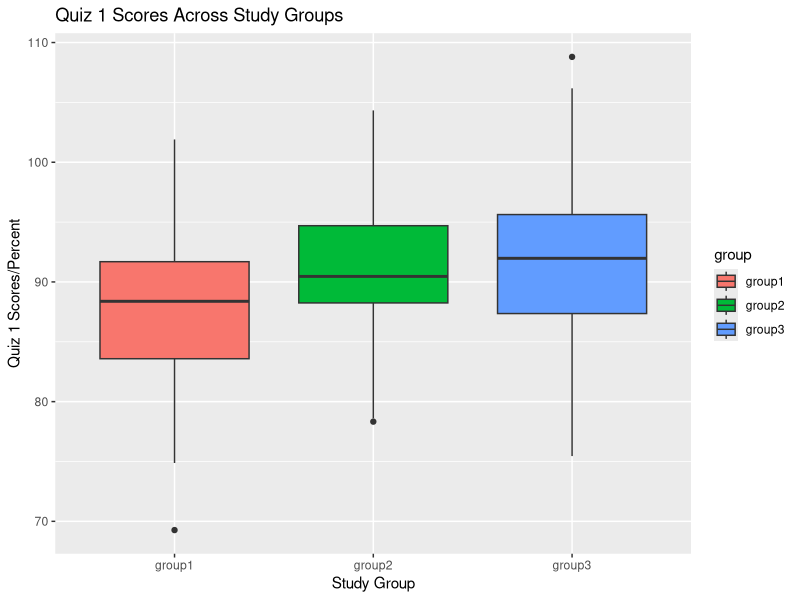
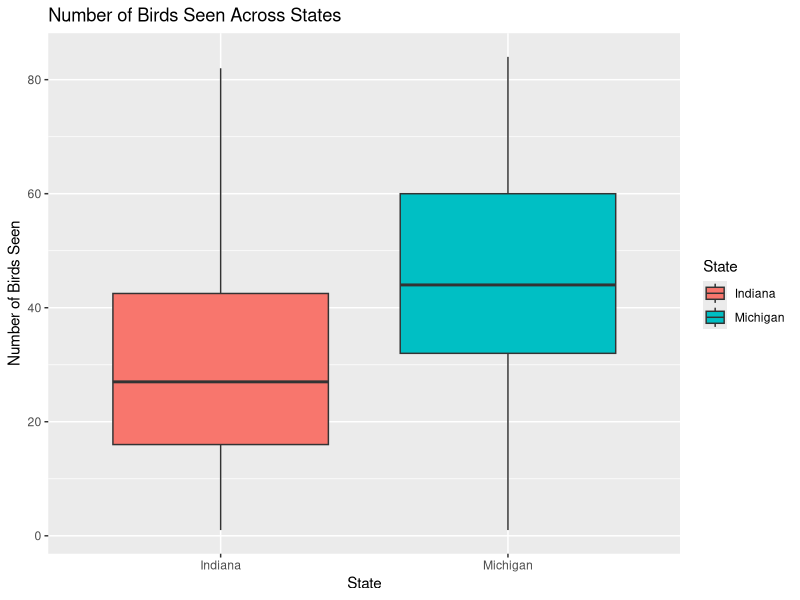
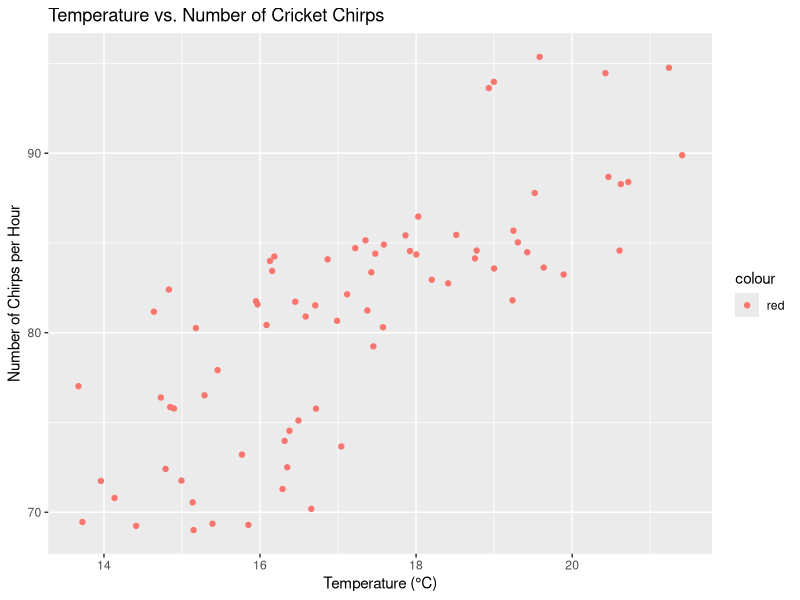

Generate these figures, in order, with R:
## ---- chunk 1
knitr::opts_chunk$set(echo = TRUE)
## ---- chunk 2
setwd("~/Desktop/EAS 538 Lab/problem set1")
## ---- chunk 3
library(car)
library(carData)
library(tidyverse)
## ---- chunk 4
data1 <- read.csv("data_q1.csv")
head(data1)
## ---- chunk 5
library(ggplot2)
# create a boxplot
plot1 <- ggplot(data1, aes(x = group, y = scores, fill = group))
boxplot <- plot1 + geom_boxplot()
label_plot <- boxplot + labs(title = "Quiz 1 Scores Across Study Groups", x = "Study Group", y = "Quiz 1 Scores/Percent")
print(label_plot)
## ---- chunk 6
# check normality assumption
group1 <- filter(data1, group=='group1')
group2 <- filter(data1, group=='group2')
group3 <- filter(data1, group=='group3')

dim(group1)
## ---- chunk 7
dim(group2)
## ---- chunk 8
dim(group3)
## ---- chunk 9
shapiro.test(group1$scores)
## ---- chunk 10
shapiro.test(group2$scores)
## ---- chunk 11
shapiro.test(group3$scores)
## ---- chunk 12
# check homogeneity of variances assumption
#group <- as.factor(group)
leveneTest(scores ~ group, data = data1, center = mean)
## ---- chunk 13
# use ANOVA test
anova <- aov(scores ~ group, data = data1)
summary(anova)
## ---- chunk 14
# use post-hoc test
TukeyHSD(anova)
## ---- chunk 15
data2 = read.csv("data_q2.csv")
head(data2)
## ---- chunk 16
library(ggplot2)
# create a boxplot
plot2 <- ggplot(data2, aes(x = State, y = BirdNum, fill = State))
boxplot <- plot2 + geom_boxplot()
label_plot <- boxplot + labs(title  = "Number of Birds Seen Across States", x = "State", y = "Number of Birds Seen")
print(label_plot)
## ---- chunk 17
# Check normality assumption
MI <- filter(data2, State=='Michigan')
IN <- filter(data2, State=='Indiana')
dim(MI)
## ---- chunk 18
shapiro.test(data2$BirdNum[data2$State == "Michigan"])
## ---- chunk 19
dim(IN)
## ---- chunk 20
shapiro.test(data2$BirdNum[data2$State == "Indiana"])
## ---- chunk 21
# Check homogeneity of variances assumption

var(data2$BirdNum[data2$State == "Michigan"])
## ---- chunk 22
var(data2$BirdNum[data2$State == "Indiana"])
## ---- chunk 23
var.test(data2$BirdNum[data2$State == "Michigan"], data2$BirdNum[data2$State == "Indiana"])
## ---- chunk 24
# Run welch two-sample t-test
t.test(MI$BirdNum, IN$BirdNum)
## ---- chunk 25
data3 <- read.csv("data_q3.csv")
head(data3)
## ---- chunk 26
# Calculate correlation
cor(data3)
## ---- chunk 27
library(ggplot2)
# create a scatter plot
ggplot(data3, aes(x = Temperature, y = Chirps, col = "red")) + geom_point() + labs(title = "Temperature vs. Number of Cricket Chirps", x = "Temperature (°C)", y = "Number of Chirps per Hour")
## ---- chunk 28
# check homogeneity of variances
# Run linear regression model
lr <- lm(Chirps ~ Temperature, data = data3)
# get residual normality
shapiro.test(residuals(lr))
## ---- chunk 29
# check homoscedasticity
ncvTest(lr)
## ---- chunk 30
summary(lr)
## ---- chunk 31
data4=read.csv('data_q4.csv')
head(data4)
## ---- chunk 32
# Run chi-squared test
chi_squared_test <- chisq.test(table(data4$social, data4$pet))

# Print the result
chi_squared_test

